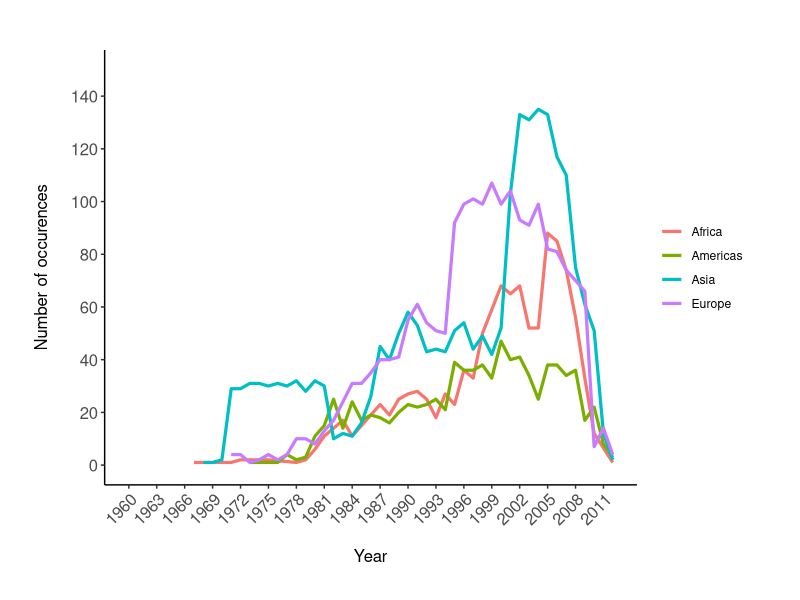
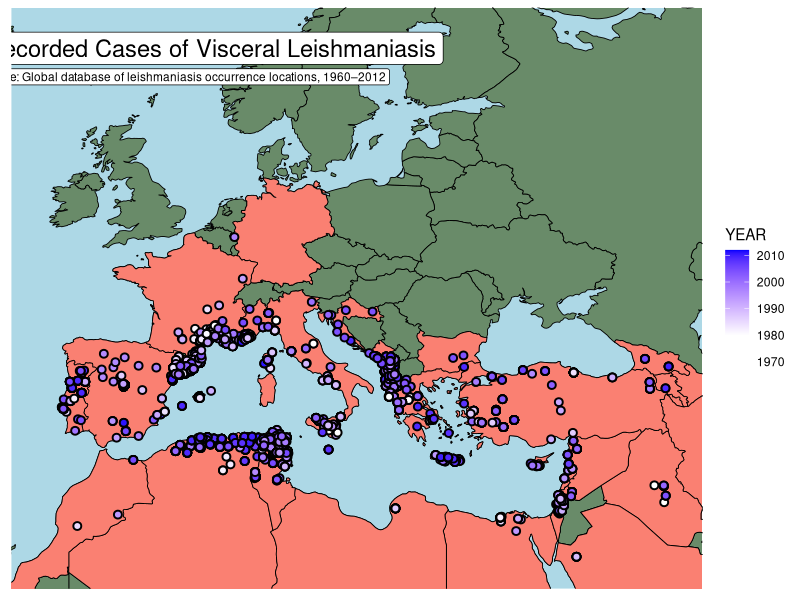

Reproduce these figures in R, in order.
## ---- chunk 1
knitr::opts_chunk$set(echo = TRUE)
## ---- chunk 2
# Install Packages
library(ggplot2)
library(dplyr)
library(tidyr)
library(maps)
## ---- chunk 3
# Creates a directory called "Data" within your working directory
dir.create("Data")

# Reads in csv file
VL_data <- read.csv("Data/VL_final_dataset.csv")

## ---- chunk 4

# Reads-in continent look-up
country_list <- read.csv("Data/country_list.csv")

# Assigns countries by continent and generates long data to be used for graphs
VL_by_continent <- merge(x=VL_data,y=country_list, by="COUNTRY", all.x=TRUE)%>%
                   mutate(tally = 1)%>% 
                   group_by(YEAR, CONTINENT) %>% 
                   summarise(TOTAL = sum(tally))


# Generates a line graph of yearly case occurence by continent
ggplot()+
  geom_line(data = VL_by_continent, aes(x = YEAR, y = TOTAL, group = CONTINENT, color = CONTINENT), size = 1.1)+
  ylab("Number of occurences")+
  xlab("Year")+
  theme_classic()+
  theme(axis.text.x = element_text(size = 12, angle = 45, hjust= 1), 
        axis.title.x = element_text(size = 12, hjust = 0.5, vjust = -3),
        axis.text.y = element_text(size = 12), 
        axis.title.y = element_text(size = 12, hjust = 0.5, vjust = 5),
        legend.title = element_blank())+
  theme(plot.margin = unit(c(0.5, 0.5, 0.5, 0.5),"inches")) +
  scale_x_continuous(limits = c(1960,2012), breaks = seq(1960,2012,3))+
  scale_y_continuous(limits = c(0,150), breaks = seq(0,150,20))

## ---- chunk 5

# Read in world coordinates from maps package
world_coordinates <- map_data("world") 

# Generate European map
ggplot() + 
  
  geom_map( data = world_coordinates, map = world_coordinates, aes(long, lat, map_id = region,), 
            color = "black", fill = "darkseagreen4", linewidth = 0.3 )+
            xlim(-11, 45)+ ylim(28, 65)+
  
  geom_map( data = VL_data, map = world_coordinates, aes(`X`, `Y`, map_id = COUNTRY,), 
            color = "black", fill = "salmon", linewidth = 0.3 )+
  
  geom_point(data = VL_data, aes(`X`, `Y`, group=YEAR, fill = YEAR), shape = 21, size=2, stroke = 1)+
  
  scale_fill_gradient2(low = "white", mid = "white", high = "blue1",midpoint = 1980,
                       space = "Lab", na.value = "grey50", guide = "colourbar", aesthetics = "fill")+
  
  theme(axis.title.x=element_blank(), axis.text.x=element_blank(),axis.ticks.x=element_blank(),
        axis.title.y=element_blank(), axis.text.y=element_blank(),axis.ticks.y=element_blank(),
        panel.background = element_rect(fill = "lightblue"),
        panel.grid.major = element_blank(),
        panel.grid.minor = element_blank())+
  
  # Titles
  annotate(geom = "label", x=4, y=64, label="Recorded Cases of Visceral Leishmaniasis",color="black", fill = "white", size = 6)+
  annotate(geom = "label", x=1.4, y=62, label="Source: Global database of leishmaniasis occurrence locations, 1960–2012",color="black", fill = "white", size = 3)


